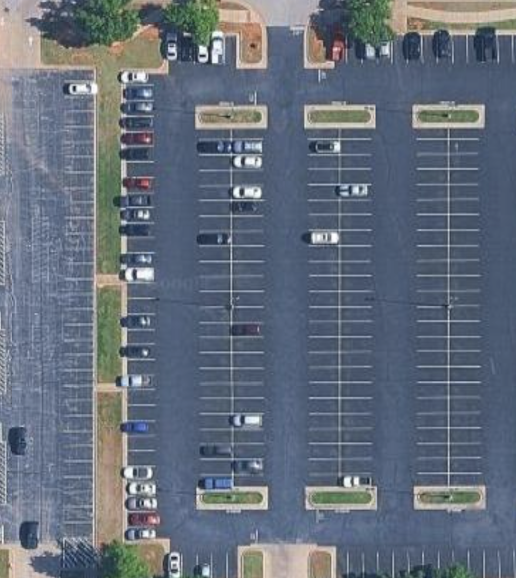
#> input picture Example photos/example photos/nigh1.png, 1032 x 1156 px (shown at 1/2 size)
$ python detect_slots.py '../../Example photos/example photos/nigh1.png' out.png
#> lines starting #> are read from the running program, lines starting #| are printed output that depends on the picture; after the words box and inside, x2 and y2 are one past the last pixel; in counts of white or black regions, pixels touching at a corner belong together
### parking_vision/occupancy.py
import sys
from collections import deque
from contextlib import redirect_stdout
from dataclasses import asdict, dataclass

import cv2
import numpy as np


class Detector:
    def __init__(self, model, classes, conf, device, imgsz=None):
        with redirect_stdout(sys.stderr):
            from ultralytics import YOLO
            self.model = YOLO(model)
        if self.model.task not in {"detect", "obb"}:
            raise ValueError("Use a detection or oriented-box model")
        vehicles = {"car", "motorcycle", "bus", "truck", "small vehicle", "large vehicle"}
        self.classes = classes if classes is not None else [
            i for i, name in self.model.names.items() if name.replace("-", " ") in vehicles]
        if not self.classes or any(i not in self.model.names for i in self.classes):
            raise ValueError("Specify valid vehicle class IDs with --classes for this model")
        self.conf, self.device, self.imgsz = conf, device, imgsz

    # [20 lines left out: functions boxes, assign, not called in this run]


class VoteBuffer:
    # [11 lines left out: functions __init__, push, not called in this run]


@dataclass
class LotState:
    frame: int
    total: int
    empty_count: int
    occupied_count: int
    empty: list[int]
    occupied: list[int]
    empty_locations: dict[str, list[int]]
    slots: list[dict]

    def __post_init__(self):
        if sorted(self.empty + self.occupied) != list(range(self.total)):
            raise ValueError("Empty and occupied indices must partition all slots")

    # [10 lines left out: function from_flags, not called in this run]

    def to_dict(self):
        return asdict(self)

### parking_vision/tools/detect_slots.py
"""Auto-generate slots.json from painted stall lines in a top-down frame.

    python -m parking_vision.tools.detect_slots data/ref.jpg config/slots.json [--width 1280]
        [--model yolo11s-obb.pt] [--preview out/slots.png]

Painted lines give each row's orientation, pitch and extent; vehicle detections extend
rows whose end stalls are occupied (lines hidden under cars). Output is a starting point:
review the preview, then delete or reorder entries in the JSON by hand.
"""
import argparse
import json
import sys
from pathlib import Path

import cv2
import numpy as np

sys.path.insert(0, str(Path(__file__).resolve().parents[2]))
from parking_vision.occupancy import Detector  # noqa: E402


def line_mask(gray):
    tophat = cv2.morphologyEx(gray, cv2.MORPH_TOPHAT, cv2.getStructuringElement(cv2.MORPH_RECT, (15, 15)))
    return cv2.threshold(tophat, 40, 255, cv2.THRESH_BINARY)[1]


def segments(mask, min_len):
    segs = cv2.HoughLinesP(mask, 1, np.pi / 180, 30, minLineLength=min_len, maxLineGap=6)
    return segs.reshape(-1, 4).astype(float) if segs is not None else np.zeros((0, 4))


# [6 lines left out: function dominant_angle, not called in this run]


def rotate(points, angle, center):
    m = cv2.getRotationMatrix2D(center, angle, 1.0)
    return cv2.transform(np.asarray(points, float).reshape(-1, 1, 2), m).reshape(-1, 2)


# [105 lines left out: functions cluster_1d, rows_from_segments, estimate_pitch, fill_row, _slots_for_angle, not called in this run]


def detect_slots(frame, min_len=25, model=None, angle=None):
    """Return (slots, divider_angle). Tries the dominant line angle and its perpendicular,
    keeps whichever yields more slots. Pass `angle` to force one (mixed-orientation lots:
    run once per angle and concatenate the JSON files)."""
    gray = cv2.cvtColor(frame, cv2.COLOR_BGR2GRAY)
    segs = segments(line_mask(gray), min_len)
    if not len(segs):
        return [], 0.0
    car_pts = []
    if model:
        boxes = Detector(model, None, 0.25, None).boxes(frame)
        if len(boxes):
            car_pts = (boxes[:, :2] + boxes[:, 2:]) / 2
            # car edges look like short painted lines: drop segments whose midpoint is inside a vehicle
            mid = (segs[:, :2] + segs[:, 2:]) / 2
            shrink = 0.15 * (boxes[:, 2:] - boxes[:, :2])
            lo, hi = boxes[:, :2] + shrink, boxes[:, 2:] - shrink
            inside = ((mid[:, None, :] >= lo[None]) & (mid[:, None, :] <= hi[None])).all(axis=2).any(axis=1)
            segs = segs[~inside]
    candidates = [angle] if angle is not None else [dominant_angle(segs), dominant_angle(segs) + 90]
    best = max(((_slots_for_angle(frame, a, min_len, car_pts, segs), a) for a in candidates), key=lambda t: len(t[0]))
    return best


def main(argv=None):
    p = argparse.ArgumentParser(description=__doc__, formatter_class=argparse.RawDescriptionHelpFormatter)
    p.add_argument("image")
    p.add_argument("out", help="slots.json path")
    p.add_argument("--width", type=int, default=1280, help="resize width; must match main.py --width")
    p.add_argument("--min-len", type=int, default=25, help="min stall line length in px")
    p.add_argument("--model", default="yolo11s-obb.pt", help="detector used to extend occupied row ends; '' to skip")
    p.add_argument("--angle", type=float, help="force divider-line angle in degrees (default: auto, best of two)")
    p.add_argument("--preview", help="write annotated png here")
    args = p.parse_args(argv)
    frame = cv2.imread(args.image)
#> frame is the input picture: shape (1156, 1032, 3); mean B, G, R 123.5, 109.4, 99.8
    if frame is None:
        raise SystemExit(f"Cannot read {args.image}")
    frame = cv2.resize(frame, (args.width, round(frame.shape[0] * args.width / frame.shape[1])))
#> frame: shape (1434, 1280, 3)
    slots, angle = detect_slots(frame, args.min_len, args.model or None, args.angle)
#> in detect_slots, `gray = cv2.cvtColor(frame, cv2.COLOR_BGR2GRAY)`:
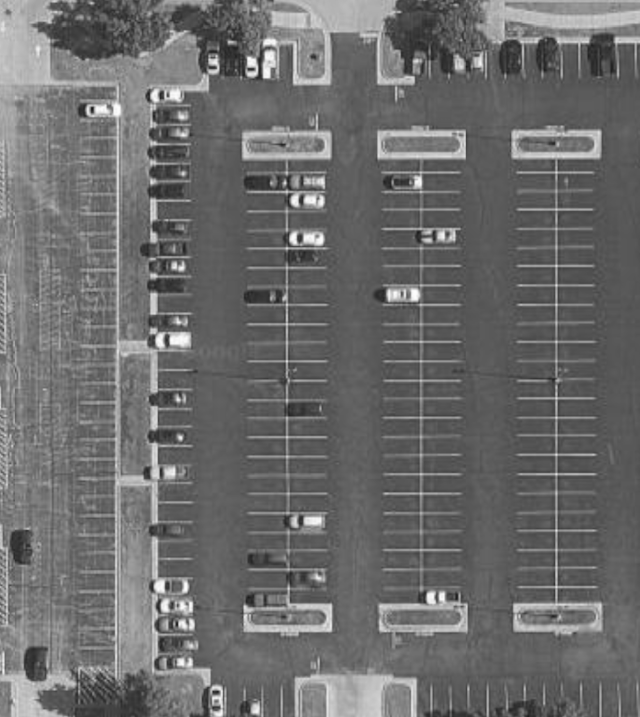
#> gray: shape (1434, 1280) (shown at 1/2 size); min 21, max 254, mean 108
#> in line_mask, `tophat = cv2.morphologyEx(gray, cv2.MORPH_TOPHAT, cv2.getStructuringEl..`:
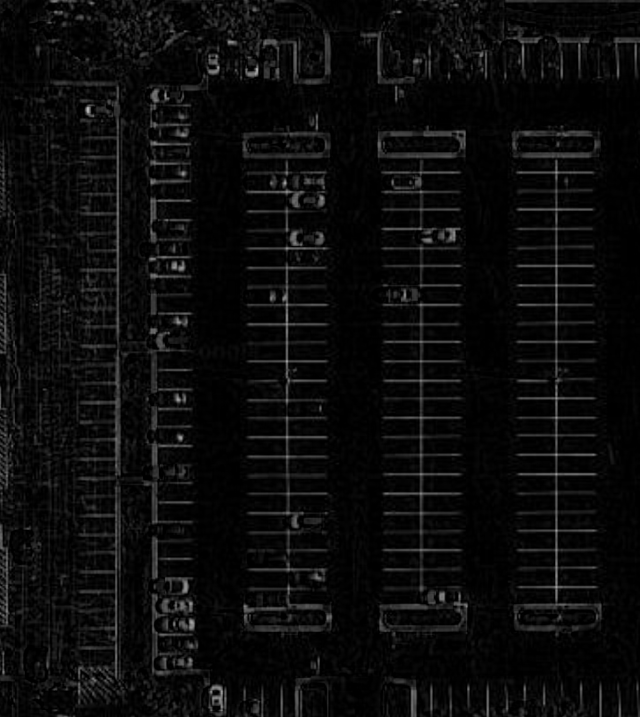
#> tophat: shape (1434, 1280) (shown at 1/2 size); min 0, max 200, mean 11.4
#> in line_mask, `return cv2.threshold(tophat, 40, 255, cv2.THRESH_BINARY)[1]`:
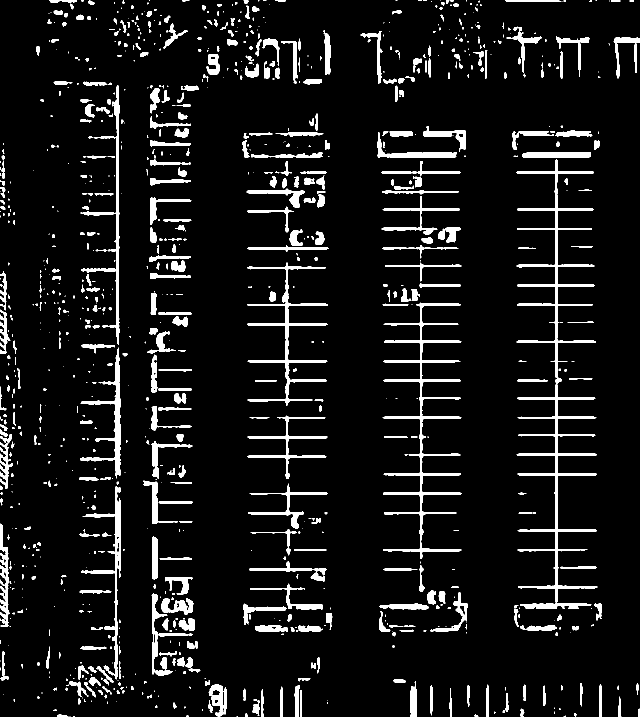
#> returned value: shape (1434, 1280) (shown at 1/2 size); 7.6% white; 1020 white regions (513 under 20 px), largest, box (x1, y1, x2, y2) and area: (1033, 319, 1195, 1218) 15352, (765, 605, 923, 1118) 9235, (494, 525, 656, 812) 5253
#> in segments, `segs = cv2.HoughLinesP(mask, 1, np.pi / 180, 30, minLineLength=min_len..`: segs = 1085 rows, first 6: [233, 950, 233, 710], [1113, 1217, 1113, 305], [1112, 1217, 1112, 305], [1111, 1217, 1111, 305], [237, 949, 237, 699], [842, 1117, 842, 606]
    Path(args.out).parent.mkdir(parents=True, exist_ok=True)
    Path(args.out).write_text(json.dumps(slots, indent=2))
    print(f"{len(slots)} slots, stall lines at {angle:.1f} deg -> {args.out}")
    if args.preview:
        for i, s in enumerate(slots):
            poly = np.array(s["points"], np.int32).reshape(-1, 1, 2)
            cv2.polylines(frame, [poly], True, (0, 255, 255), 1)
            cx, cy = poly.reshape(-1, 2).mean(axis=0).astype(int)
            cv2.putText(frame, str(i), (cx - 6, cy + 4), cv2.FONT_HERSHEY_SIMPLEX, 0.35, (0, 0, 255), 1)
        cv2.imwrite(args.preview, frame)
    return 0


if __name__ == "__main__":
#> (the run stopped early here; a loop or call above may not have finished)

$ run again, on Example photos/example photos/park1.png
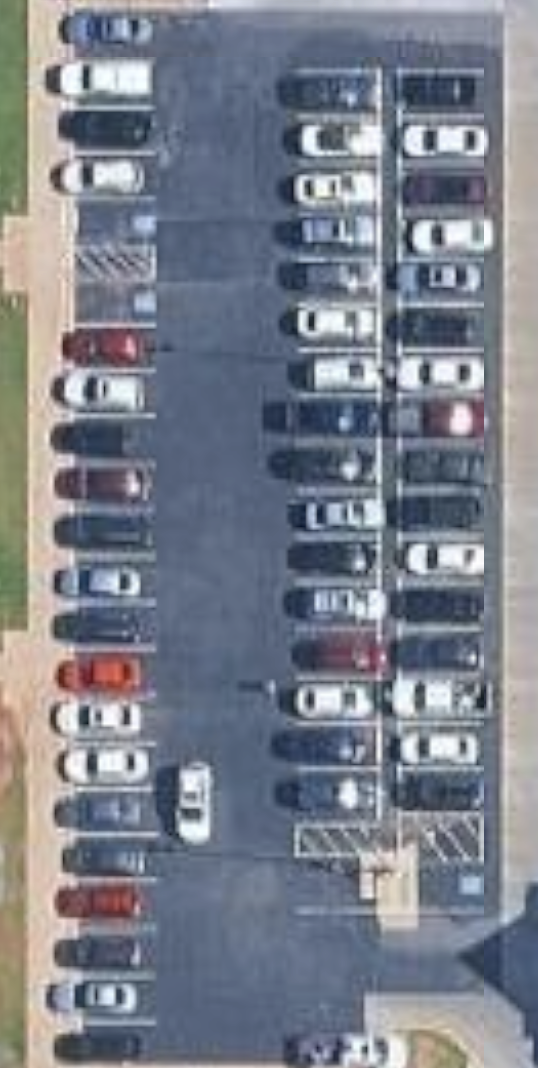
#> input picture Example photos/example photos/park1.png, 538 x 1068 px
#> in main, frame is the input picture: shape (1068, 538, 3); mean B, G, R 139.1, 128.3, 123.5
#> frame: shape (2541, 1280, 3)
#> in detect_slots, `gray = cv2.cvtColor(frame, cv2.COLOR_BGR2GRAY)`:
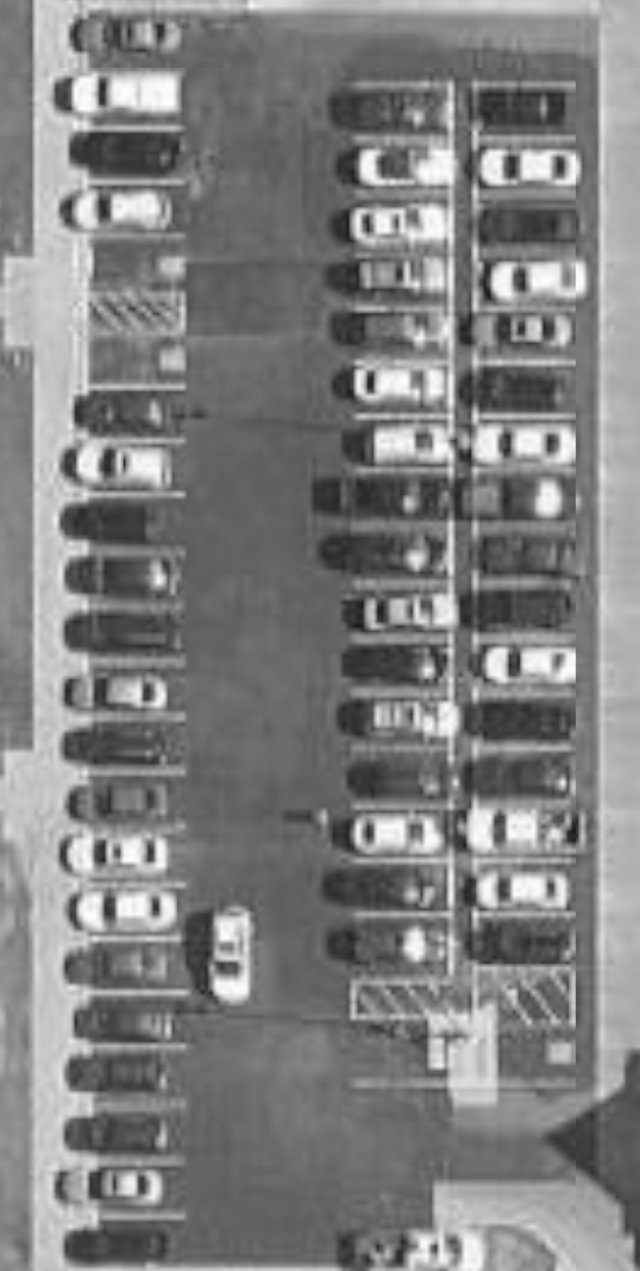
#> gray: shape (2541, 1280) (shown at 1/2 size); min 19, max 254, mean 128
#> in line_mask, `return cv2.threshold(tophat, 40, 255, cv2.THRESH_BINARY)[1]`:
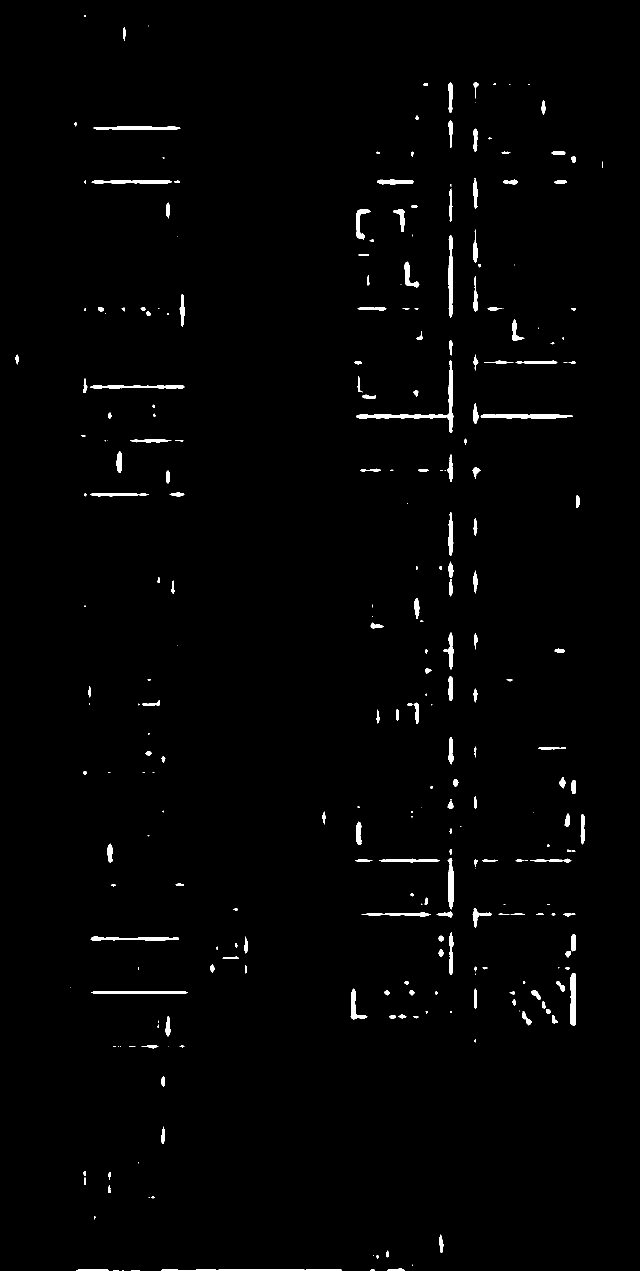
#> returned value: shape (2541, 1280) (shown at 1/2 size); 1.2% white; 290 white regions (97 under 20 px), largest, box (x1, y1, x2, y2) and area: (712, 721, 907, 866) 2248, (961, 828, 1145, 837) 1270, (897, 471, 906, 635) 1157
#> in segments, `segs = cv2.HoughLinesP(mask, 1, np.pi / 180, 30, minLineLength=min_len..`: segs = 408 rows, first 6: [899, 863, 899, 740], [902, 1110, 902, 1025], [901, 709, 901, 681], [900, 634, 900, 471], [903, 276, 903, 243], [904, 812, 904, 740]

$ run again, on Example photos/example photos/park2.png
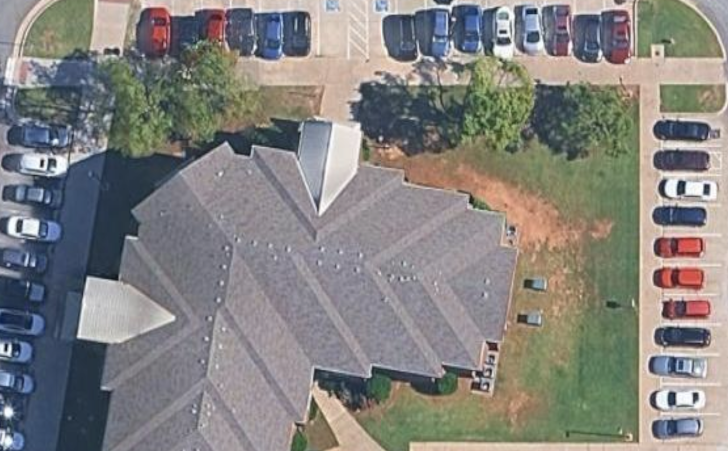
#> input picture Example photos/example photos/park2.png, 1456 x 902 px (shown at 1/2 size)
#> in main, frame is the input picture: shape (902, 1456, 3); mean B, G, R 127.3, 130.3, 131.9
#> frame: shape (793, 1280, 3)
#> in detect_slots, `gray = cv2.cvtColor(frame, cv2.COLOR_BGR2GRAY)`:
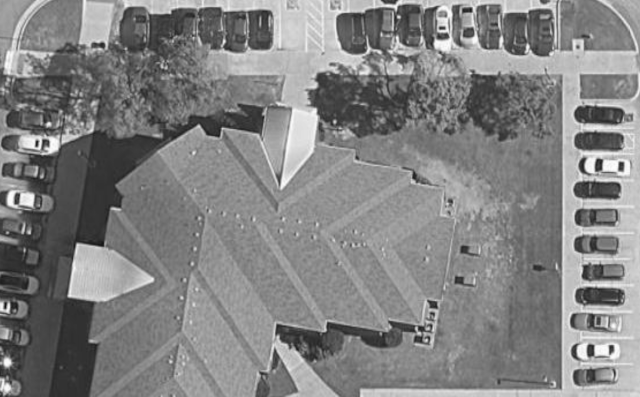
#> gray: shape (793, 1280) (shown at 1/2 size); min 17, max 254, mean 130.4
#> in line_mask, `return cv2.threshold(tophat, 40, 255, cv2.THRESH_BINARY)[1]`:
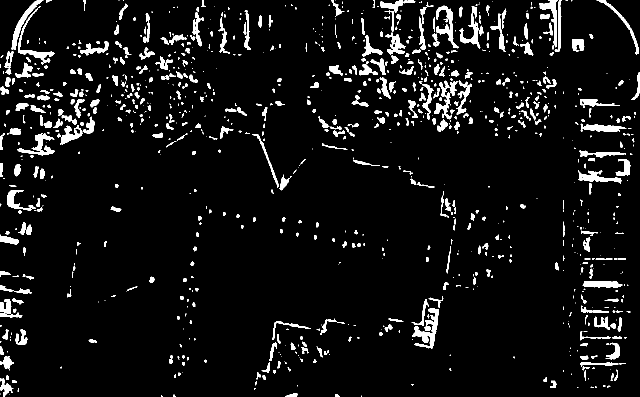
#> returned value: shape (793, 1280) (shown at 1/2 size); 6.4% white; 1044 white regions (536 under 20 px), largest, box (x1, y1, x2, y2) and area: (825, 616, 878, 697) 1612, (872, 11, 917, 97) 1117, (35, 266, 109, 312) 1073
#> in segments, `segs = cv2.HoughLinesP(mask, 1, np.pi / 180, 30, minLineLength=min_len..`: segs = 386 rows, first 6: [1162, 252, 1261, 257], [781, 92, 810, 92], [116, 274, 142, 268], [841, 96, 878, 86], [37, 101, 108, 107], [779, 107, 804, 101]
